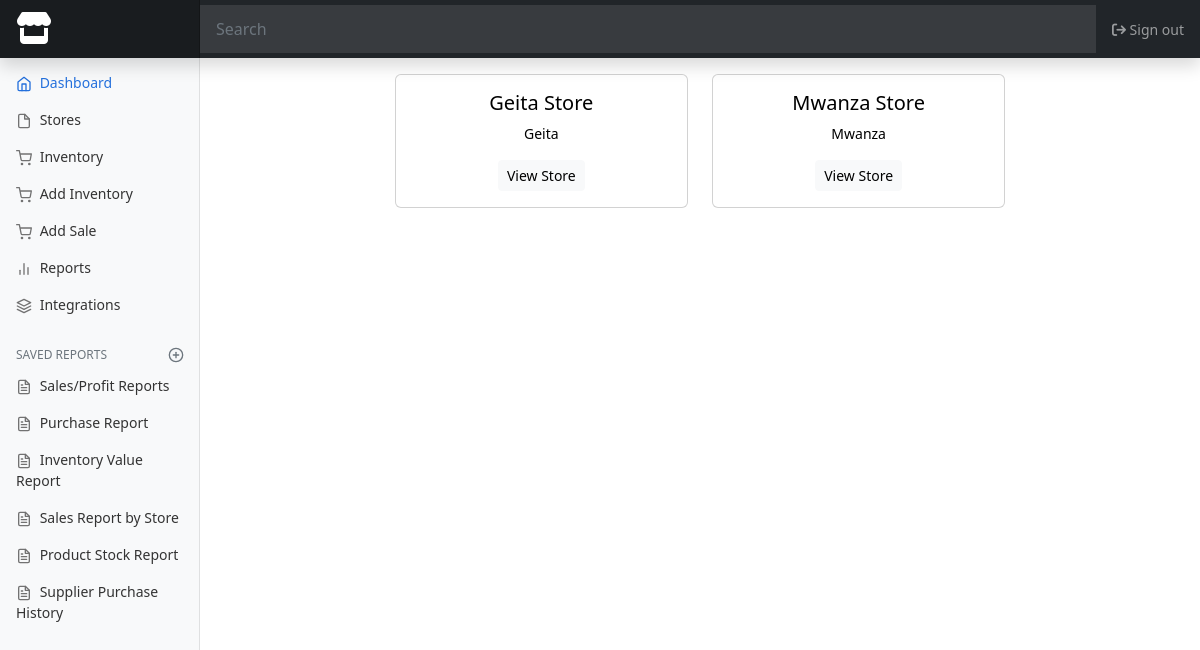
Page /stores (signed in) on the committed database.
### inventory/models.py (models this page shows, shortened)
class Store(models.Model):
    name = models.CharField(max_length=100)
    address = models.CharField(max_length=200)

### inventory/views.py (the view)
# urls.py: path('stores', views.store_list, name='store_list'),
@login_required
@super_admin_required
def store_list(request):
    stores = Store.objects.all()
    return render(request, 'inventory/store_list.html', {'stores': stores})

### templates/inventory/store_list.html (shortened to what this page needs)
{% extends 'base.html' %}
{% block content %}
<div class="container">
    <div class="row justify-content-center">
{% for store in stores %}
        <div class="col-lg-4">
        <div class="card text-center mb-3">
            <a href="{% url 'profit_loss' store_id=store.id %}" style="text-decoration: none;color: black;">
            <div class="card-body">
                <h5>{{store.name}}</h5>
                <p>{{store.address}}</p>
                <button class="btn btn-light btn-sm">View Store</button>
            </div>
            </a>
        </div>
        </div>
{% endfor %}
  </div>
</div>
{% endblock %}

### static/css/dashboard.css (style rules this page uses)
body { font-size: .875rem; background-color: rgb(255, 255, 255); }

### rows in the picture
Store: name "Geita Store", address "Geita"
Store: name "Mwanza Store", address "Mwanza"
